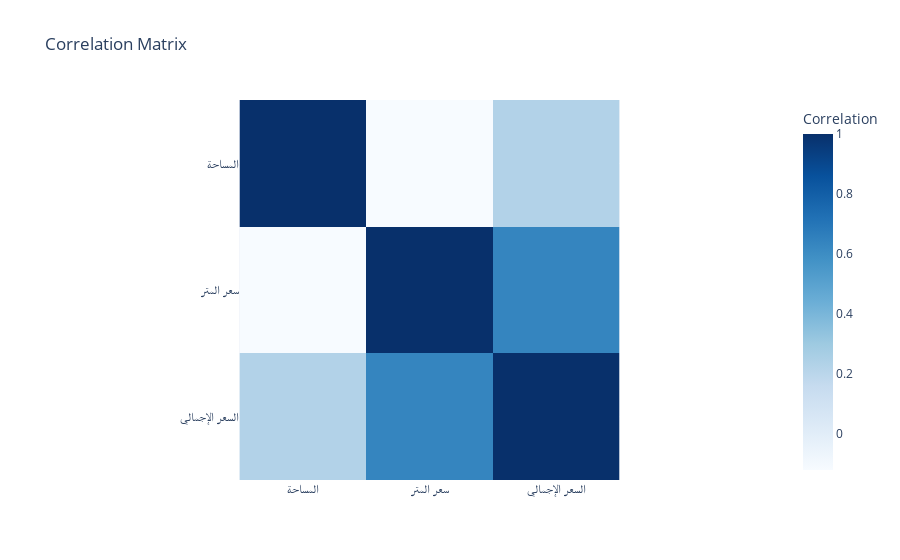

Source (notebook cell):
### Code cell
df = landofriyad

# Select the specific columns
selected_columns = ["المساحة", "سعر المتر", "السعر الإجمالي"]
df_selected = df[selected_columns]

# Calculate the correlation matrix
correlation_matrix = df_selected.corr()

# Plot the heatmap
fig = px.imshow(correlation_matrix, 
                labels=dict(color="Correlation"),
                x=correlation_matrix.columns,
                y=correlation_matrix.columns,
                title="Correlation Matrix",
                color_continuous_scale='Blues')

# Show the plot
fig.show()

### Figure 1 — Plotly figure (JSON) as saved in the notebook; plotly's stock layout.template omitted (floating-point values rounded to 4 significant figures)
{"data": [{"coloraxis": "coloraxis", "hovertemplate": "x: %{x}<br>y: %{y}<br>Correlation: %{z}<extra></extra>", "name": "0", "type": "heatmap", "x": ["المساحة", "سعر المتر", "السعر الإجمالي"], "xaxis": "x", "y": ["المساحة", "سعر المتر", "السعر الإجمالي"], "yaxis": "y", "z": [[1, -0.121, 0.2307], [-0.121, 1, 0.6342], [0.2307, 0.6342, 1]]}], "layout": {"coloraxis": {"colorbar": {"title": {"text": "Correlation"}}, "colorscale": [[0, "rgb(247,251,255)"], [0.125, "rgb(222,235,247)"], [0.25, "rgb(198,219,239)"], [0.375, "rgb(158,202,225)"], [0.5, "rgb(107,174,214)"], [0.625, "rgb(66,146,198)"], [0.75, "rgb(33,113,181)"], [0.875, "rgb(8,81,156)"], [1, "rgb(8,48,107)"]]}, "title": {"text": "Correlation Matrix"}, "xaxis": {"anchor": "y", "constrain": "domain", "domain": [0, 1], "scaleanchor": "y"}, "yaxis": {"anchor": "x", "autorange": "reversed", "constrain": "domain", "domain": [0, 1]}}}
